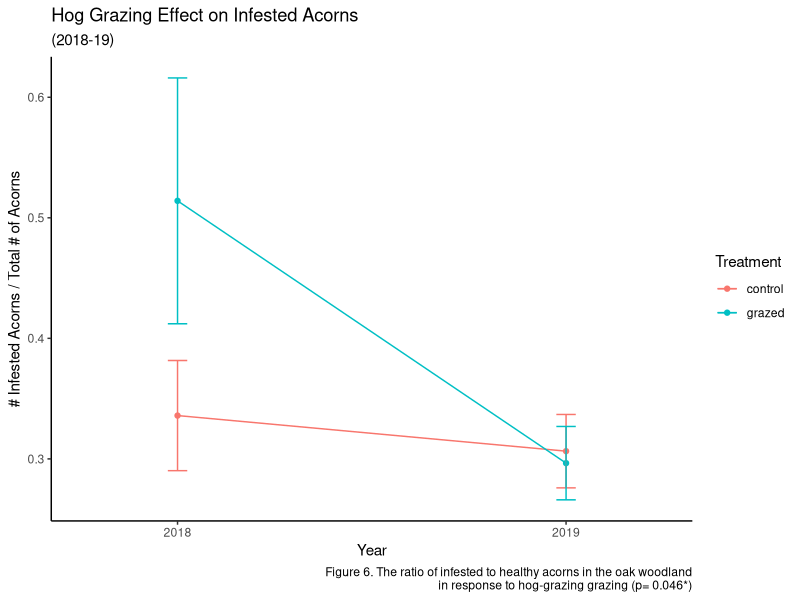
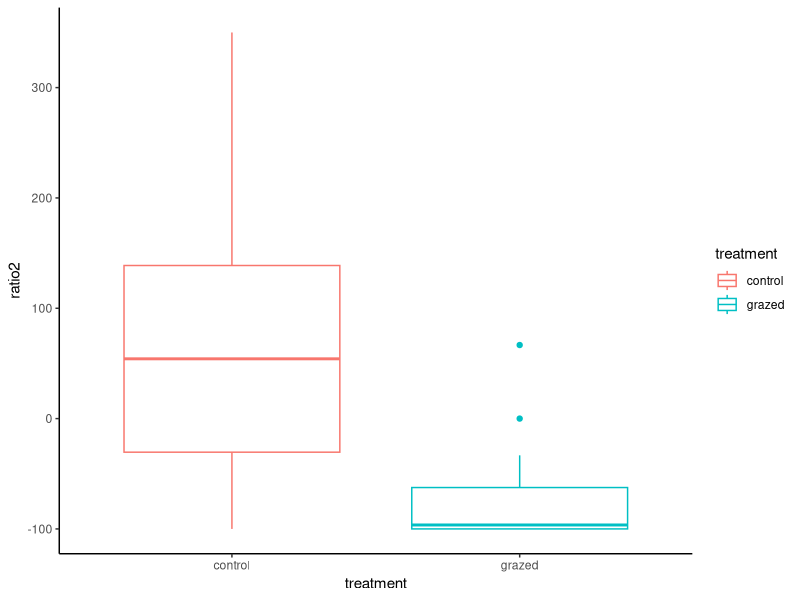
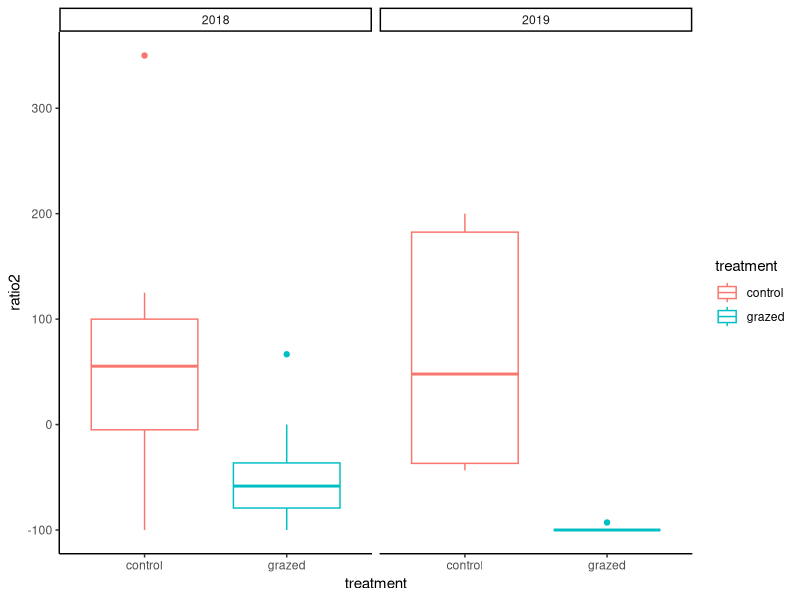
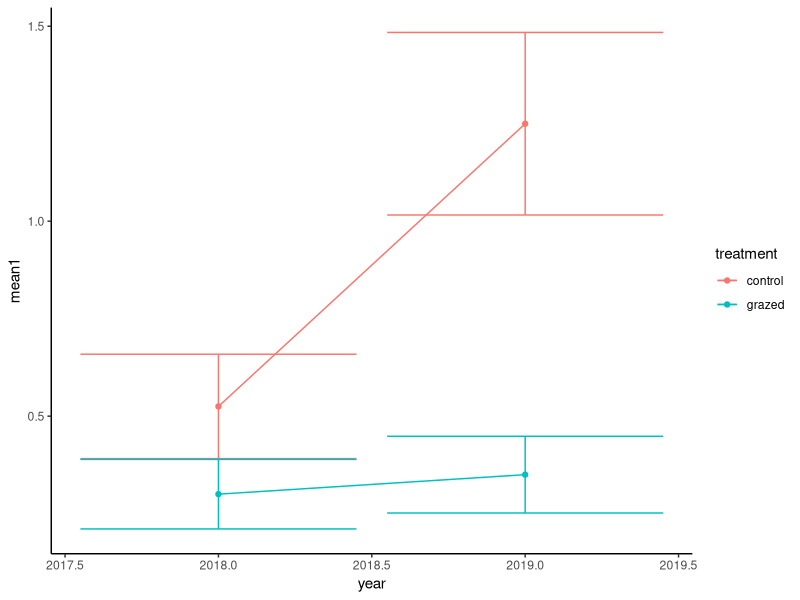
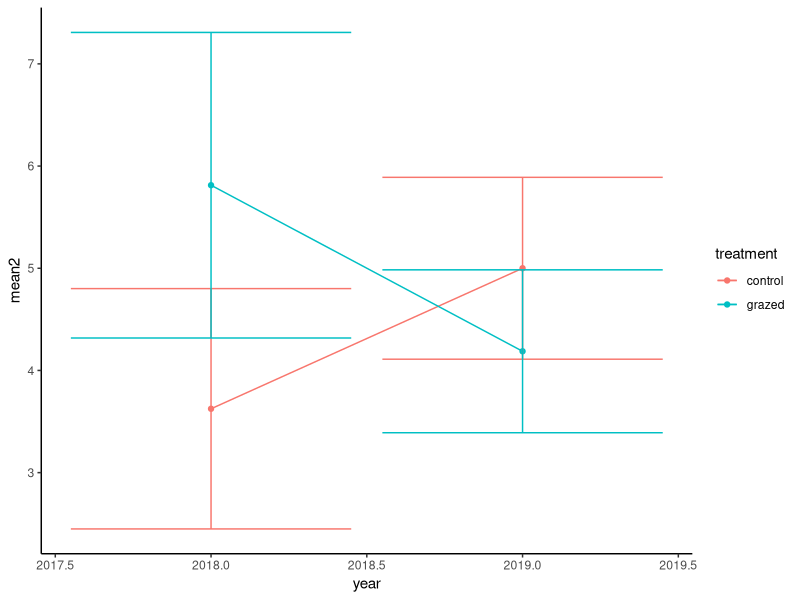
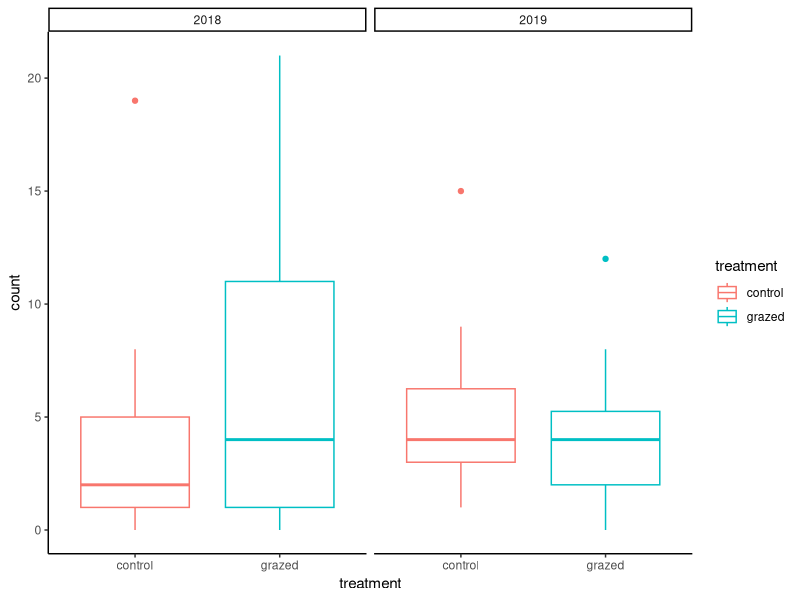
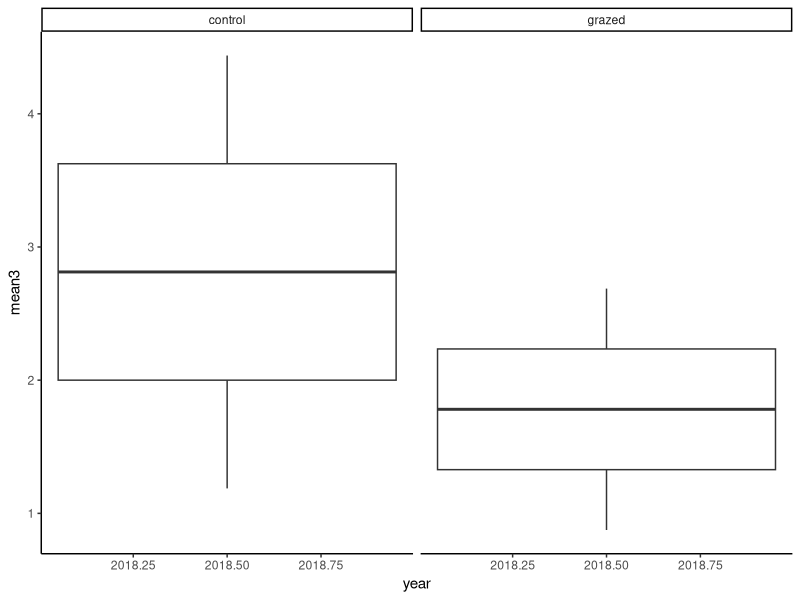
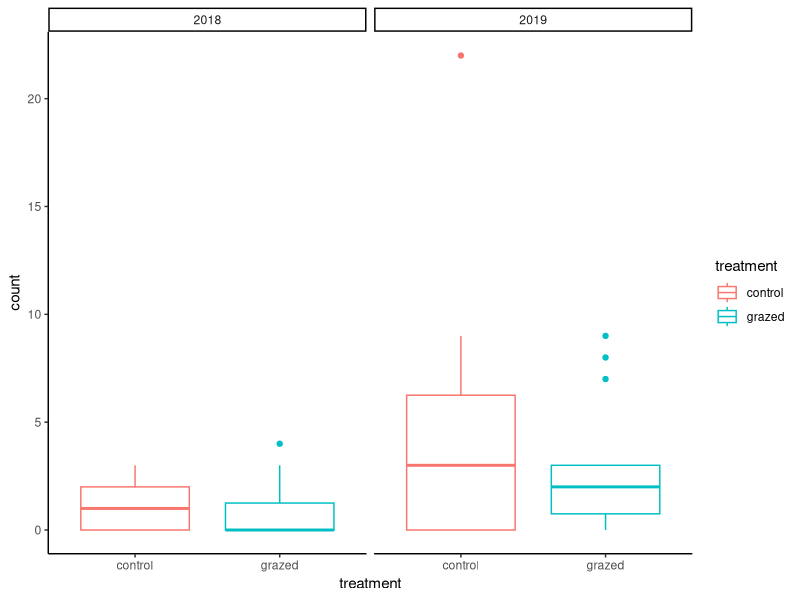

Recreate these plots in R, in order. (Note: this script raises an error after producing the figures.)
##Hogs and Hazelnuts##
##Calvin Penkauskas, Winter 2020##

##General Data Frame##

library(tidyverse)
theme_set(theme_classic())

ACORN_DATA <- read_csv("ACORN_DATA.csv")

FBW_DATA <- read_csv("FBW_DATA.csv")

calcSE <- function(x){
  x <- x[!is.na(x)]
  sd(x)/sqrt(length(x))}

##Ratio of Infested Acorns Before and After Woodland Hog Grazing##

infestedbaseline <- ACORN_DATA %>%
  filter(time == "before") %>%
  mutate( id = paste(oak, plot, sep = "")) %>%
  spread(type, count) %>%
  mutate(total = infested + other) %>%
  mutate(ratio = infested / total) %>%
  group_by(year,treatment) %>%
  summarise(meanratio = mean(ratio), se1 = calcSE(ratio))%>%
  ungroup()#%>%
  #mutate(year = as.factor(year))

ggplot(data = infestedbaseline, aes(x = year)) +
  geom_line(aes(y = meanratio, color = treatment)) +
  geom_point(aes( y = meanratio, color = treatment)) +
  geom_errorbar(aes(ymin = (meanratio - se1), ymax = (meanratio + se1),
  color = treatment), width=.05)+
  labs(title = "Hog Grazing Effect on Infested Acorns",
       subtitle = "(2018-19)",
       caption = "Figure 6. The ratio of infested to healthy acorns in the oak woodland
       in response to hog-grazing grazing (p= 0.046*)",
       x = "Year",
       y = "# Infested Acorns / Total # of Acorns",
       colour = "Treatment")+
      scale_x_continuous(breaks=c(2018, 2019), limits=c(2017.75, 2019.25) )

infestedbaseline1 <- ACORN_DATA %>%
  filter(time == "before") %>%
  mutate( id = paste(oak, plot, sep = "")) %>%
  spread(type, count) %>%
  mutate(total = infested + other) %>%
  mutate(ratio = infested / total)

infested_baseline.aov <- aov(ratio ~ treatment + year + treatment:year, data = infestedbaseline1)

summary(infested_baseline.aov)

##Percent Change in Infested Acorns Between Treatments##

infestedratio <- ACORN_DATA %>%
  filter(type == "infested") %>%
  mutate( id = paste(oak, plot, sep = "")) %>%
  spread(time, count) %>%
  mutate(ratio2 = ((100* (after/ before))-100)) %>%
  group_by(treatment) %>%
  mutate_all(~replace(., is.na(.), 0)) %>%
  #summarise(meanratio2 = mean(ratio2), se2 = calcSE(ratio2))%>%
  ungroup() %>%
  mutate(ratio2 = ifelse(is.finite(ratio2), ratio2, 100))

ggplot(data = infestedratio, aes(x = treatment)) +
  geom_boxplot(mapping = aes( y = ratio2, color = treatment)) #+
  #geom_point(aes( y = meanratio2, color = treatment)) +
  #geom_errorbar(aes(ymin = (meanratio2 - se2), ymax = (meanratio2 + se2),
  #color = treatment))

ggplot(data = infestedratio, aes(x = treatment)) +
  geom_boxplot(mapping = aes( y = ratio2, color = treatment))+
  facet_wrap(~ year, nrow = 1)

infested_ratio.aov <- aov(ratio2 ~ treatment + year + treatment:year, data = infestedratio)

summary(infested_ratio.aov)

##FBW Emergence in Oak Woodland Before and After Treatment##

oakemergence <- FBW_DATA %>%
  filter(type == "emergence") %>%
  filter(habitat == "oak") %>%
  group_by(year, treatment) %>%
  summarise(mean1 = mean(count), se3 = calcSE(count)) %>%
  ungroup() #%>%
  #mutate(year = as.factor(year))
  

ggplot(data = oakemergence, aes(x = year)) +
  geom_line(aes(y = mean1,  color = treatment)) +
  #geom_boxplot(aes(y = mean1, color = treatment)) #+
  geom_point(aes( y = mean1, color = treatment)) +
  geom_errorbar(aes(ymin = (mean1 - se3), ymax = (mean1 + se3),
                    color = treatment))

oakemergence1 <- FBW_DATA %>%
  filter(type == "emergence") %>%
  filter(habitat == "oak") #%>%
  #group_by(year, treatment) %>%
  #summarise(mean1 = mean(count), se3 = calcSE(count)) %>%
  #ungroup() #%>%
#mutate(year = as.factor(year))

oakemergence.aov <- aov(count ~ treatment + year + treatment:year, data = oakemergence1)

summary(oakemergence.aov)

    
##FBW Abundance in Oak Woodland Before and After Treatment##
  
oakabundance <- FBW_DATA %>%
    filter(type == "abundance") %>%
    filter(habitat == "oak") %>%
    group_by(year, treatment) %>%
    summarise(mean2 = mean(count), se4 = calcSE(count)) %>%
    ungroup() #%>%
    #mutate(year = as.factor(year))
  
ggplot(data = oakabundance, aes(x = year)) +
  geom_line(aes(y = mean2,  color = treatment)) +
  #geom_boxplot(aes(y= mean2, color = treatment)) +
  geom_point(aes( y = mean2, color = treatment)) +
  geom_errorbar(aes(ymin = (mean2 - se4), ymax = (mean2 + se4),
                    color = treatment))

oakabundance1 <- FBW_DATA %>%
  filter(type == "abundance") %>%
  filter(habitat == "oak")
  
ggplot(data = oakabundance1, aes(x = treatment)) +
  geom_boxplot(mapping = aes( y = count, color = treatment))+
  facet_wrap(~ year, nrow = 1)

oak_abundance.aov <- aov(count ~ treatment + year + treatment:year, data = oakabundance1)

summary(oak_abundance.aov)

##FBW Abundance in Hazelnuts Before and After Treatment##
  
hazelnutabundance <- FBW_DATA %>%
  filter(type == "abundance") %>%
  filter(habitat == "hazelnut") %>%
  group_by(year, treatment) %>%
  summarise(mean3 = mean(count), se5 = calcSE(count)) %>%
  ungroup() #%>%
  #mutate(year = as.factor(year))

ggplot(hazelnutabundance, aes(x = year, y = mean3)) + 
  geom_boxplot() +
  #geom_line(aes(y = mean3,  color = treatment)) +
  #geom_point(aes( y = mean3, color = treatment)) +
  #geom_errorbar(aes(ymin = (mean3 - se5), ymax = (mean3 + se5),
  #color = treatment)) #+
  facet_wrap(~ treatment, nrow = 1)

hazelnutabundance1 <- FBW_DATA %>%
  filter(type == "abundance") %>%
  filter(habitat == "hazelnut")

ggplot(data = hazelnutabundance1, aes(x = treatment)) +
  geom_boxplot(mapping = aes( y = count, color = treatment))+
  facet_wrap(~ year, nrow = 1)

hazelnut_abundance.aov <- aov(count ~ treatment + year + treatment:year, data = hazelnutabundance1)

summary(hazelnut_abundance.aov)

##ANOVA Ratio of Infested/Other Acorns##

ACORN_ANALYSIS1 <- read_csv("ACORN_DATA.csv") %>%
  #filter(time == "before") %>%
  mutate( id = paste(oak, plot, sep = "")) %>%
  spread(type, count) %>%
  mutate(total = infested + other) %>%
  mutate(ratio = infested / total) %>%
  mutate_all(~replace(., is.na(.), 0)) 
  
ggplot(data = ACORN_ANALYSIS1, aes(x = treatment)) +
  geom_boxplot(mapping = aes( y = ratio, color = treatment))+
  facet_wrap(~ year, nrow = 1)

infested_ratio2.aov <- aov(ratio ~ treatment + year + treatment:year, data = ACORN_ANALYSIS1)

#summarySE(infested_ratio.aov, measurevar="len", groupvars=c("supp","dose"))

summary(infested_ratio2.aov)

ggplot(infested_ratio.aov, aes(x=treatment, y=ratio, colour=supp, group=supp)) + 
  geom_errorbar(aes(ymin=len-ci, ymax=len+ci), colour="black", width=.1, position=pd) +
  geom_line(position=pd) +
  geom_point(position=pd, size=3)

plot(infested_ratio.aov)

ggplot(infested_ratio.aov, aes(x = am, y = hp)) +
  geom_point() +
  geom_bar(data = gd, stat = "identity", alpha = .3)

ggplot(data = infested_ratio.aov, aes(x = treatment)) +
  geom_bar()
  #geom_line(aes(y = meanratio, color = treatment)) #+
  #geom_point(aes( y = meanratio, color = treatment)) +
  #geom_errorbar(aes(ymin = (meanratio - se1), ymax = (meanratio + se1),
   #                 color = treatment))

ACORN_ANALYSIS2 <- read_csv("ACORN_DATA.csv") %>%
  #filter(time == "before") %>%
  mutate( id = paste(oak, plot, sep = "")) %>%
  spread(type, count)

acorn1.aov <- aov(other ~ treatment+time, data = ACORN_ANALYSIS2)

summary(acorn1.aov)
